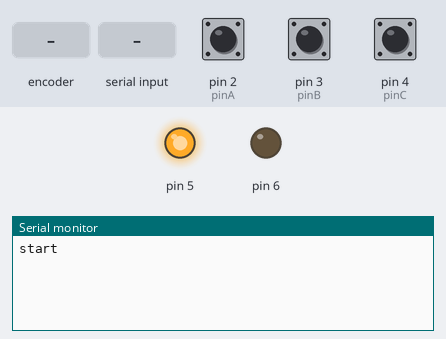
The sketch below on a simulated Arduino Uno, built with avr-gcc and run on an emulated ATmega328P. Parts: output pins drawn as LEDs (lit = HIGH), the last lines printed to the serial monitor. The test bench sets the inputs (shaded band); at power-on: pin 4 (pinC) HIGH, pin 2 (pinA) HIGH, pin 3 (pinB) HIGH.

Above: at 1.3 s.
1.4 s: rotary encoder on pin 2 (pinA) / pin 3 (pinB) turned 1 step (first pin leading)
At 2.5 s:
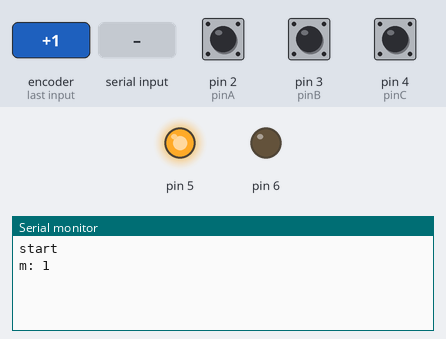
3.1 s: pin 4 (pinC) pulled LOW for 0.15 s
At 3.5 s:
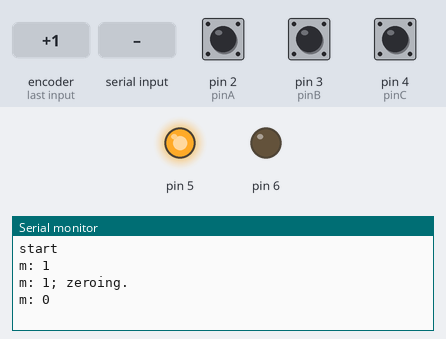
4.7 s: "v" received over Serial
At 6.6 s:
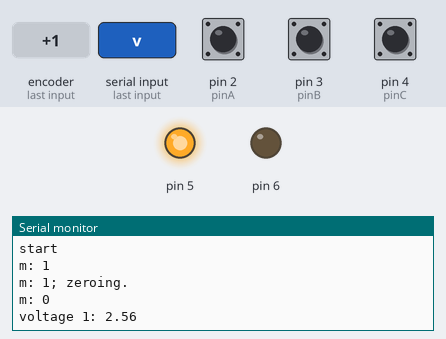
7.2 s: "1" received over Serial
At 9.7 s:
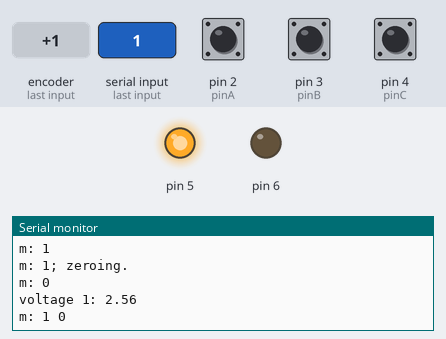

The sketch:

rotary_encoder.ino
```cpp
#include "rotary_encoder.h"

#define DEBUG_ENCODER_STATE false

const int pinA = 2;
const int pinB = 3;
const int pinC = 4;

int movement = 0;
int rotation_state = 37;

bool pressed = false;

RotaryEncoder* encoder;

void setup() {
  Serial.begin(115200);
  delay(100);
  Serial.println("start");

  encoder = new RotaryEncoder(pinA, pinB, pinC);
  pinMode(5, OUTPUT);
  digitalWrite(5, HIGH);
  pinMode(6, OUTPUT);
  digitalWrite(6, LOW);

}

void loop() {
  encoder->update();
  if (DEBUG_ENCODER_STATE) {
    if (rotation_state != encoder->rotation_state()) {
      rotation_state = encoder->rotation_state();
      Serial.println("s: " + String(rotation_state));
    }
  }

  if (movement != encoder->movement()) {
    movement = encoder->movement();
    Serial.println("m: " + String(movement));
  }

  if (encoder->is_pressed() != pressed) {
    if (encoder->is_pressed()) {
      PrintAndZero();
    }
    pressed = encoder->is_pressed();
  }

  // If there's serial input, print the encoder movement.
  if (Serial.available()) {
    String command = Serial.readString();
    if (command.length() && command[0] == 'v') {
      Serial.println("voltage 1: " + String(analogRead(A0) / 200.0));
    }// Zero the encoder if the input begins with 'z'.
    else if (command.length() && command[0] == 'z') {
      PrintAndZero();
    } else
      Serial.println("m: " + command + " " + String(encoder->movement()));
  }
}

// Print movement and zero encoder.
void PrintAndZero() {
  if (not encoder->movement()) { return; }

  Serial.println("m: " + String(encoder->movement()) + "; zeroing.");
  encoder->zero();
}
```

rotary_encoder.cpp
```cpp
      #include "rotary_encoder.h"

#include <Arduino.h>

RotaryEncoder::RotaryEncoder(int pinA, int pinB, int pinC) {
  pinA_ = pinA;
  pinB_ = pinB;
  pinC_ = pinC;

  rotationState_ = UNKNOWN;
  movement_ = 0;

  pinMode(pinA_, INPUT_PULLUP);
  pinMode(pinB_, INPUT_PULLUP);
  pinMode(pinC_, INPUT_PULLUP);

  update();
}

void RotaryEncoder::zero() {
  movement_ = 0;
  rotationState_ = UNKNOWN;
  update();
}

void RotaryEncoder::update() {
  bool stateA = digitalRead(pinA_);
  bool stateB = digitalRead(pinB_);

  // in detent (1, 1)
  if (stateA and stateB) {
    if (rotationState_ == LEFT_3) {
      movement_--;
    } else if (rotationState_ == RIGHT_3) {
      movement_++;
    }
    rotationState_ = NEUTRAL;
  }

  // starting left / ending right (1, 0)
  else if (stateA and not stateB) {
    if (rotationState_ == LEFT_1 || rotationState_ == RIGHT_3) {  // nothing
    } else if (rotationState_ == NEUTRAL || rotationState_ == LEFT_2) {
      rotationState_ = LEFT_1;
    } else if (rotationState_ == RIGHT_2) {
      rotationState_ = RIGHT_3;
    } else {
      rotationState_ = UNKNOWN;
    }
  }

  // starting right / ending left (0, 1)
  else if (not stateA and stateB) {
    if (rotationState_ == RIGHT_1 || rotationState_ == LEFT_3) {  // nothing
    } else if (rotationState_ == NEUTRAL || rotationState_ == RIGHT_2) {
      rotationState_ = RIGHT_1;
    } else if (rotationState_ == LEFT_2) {
      rotationState_ = LEFT_3;
    } else {
      rotationState_ = UNKNOWN;
    }
  }

  // mid-movement; opposite detent (0, 0)
  else {
    if (rotationState_ == LEFT_2 || rotationState_ == RIGHT_2) {  // nothing
    } else if (rotationState_ == LEFT_1 || rotationState_ == LEFT_3) {
      rotationState_ = LEFT_2;
    } else if (rotationState_ == RIGHT_1 || rotationState_ == RIGHT_3) {
      rotationState_ = RIGHT_2;
    } else {
      rotationState_ = UNKNOWN;
    }
  }
}

bool RotaryEncoder::is_pressed() const {
  return not digitalRead(pinC_);
}

int RotaryEncoder::rotation_state() {
  return rotationState_;
}
```

rotary_encoder.h
```cpp
#pragma once

// Tracks dial movement and push-button state in a rotary encoder.
class RotaryEncoder {
public:
  // pinA, pinB: dial rotation; pinC: push-button
  RotaryEncoder(int pinA, int pinB, int pinC);

  // Track dial state; must be called by client in loop().
  void update();

  // Net count of detent movements left (-) or right (+) dial has moved
  // since encoder was zeroed.
  int movement() const {
    return movement_;
  }

  bool in_detent() const {
    return rotationState_ == NEUTRAL;
  }

  // Reset movement.
  void zero();

  // Report if the push-button is pressed.
  bool is_pressed() const;

  int rotation_state();

private:
  // RotationState tracks whether the dial is making a left or right movement
  // and where it is in that movement.
  enum RotationState {  // [(last RotationState, pin B, pin B)]
    NEUTRAL,            // 0: (*, 1, 1)
    LEFT_1,             // 1: ({NEUTRAL, LEFT_2}, 1, 0)
    LEFT_2,             // 2: ({LEFT_1, LEFT_3}, 0, 0)
    LEFT_3,             // 3: (LEFT_2, 0, 1)
    RIGHT_1,            // 4: ({NEUTRAL, RIGHT_2}, 0, 1)
    RIGHT_2,            // 5: ({RIGHT_1, RIGHT_3}, 0, 0)
    RIGHT_3,            // 6: (RIGHT_2, 1, 0)
    UNKNOWN,            // 7: any other condition

  };
  RotationState rotationState_;

  // Store movement count.
  long movement_;

  // Pins A & B encode rotation. Both are HIGH in detent.
  int pinA_, pinB_;

  // Pin C encodes if push-button is in detent (HIGH) or being pressed (LOW).
  int pinC_;
};
```

Measured:
- after the input at 1.4 s, the serial monitor: prints a new line after 0.08 s (image 1)
- after the input at 3.1 s, the serial monitor: prints a new line at once (image 2)
- after the input at 4.7 s, the serial monitor: prints a new line after 1.0 s (image 3)
- after the input at 7.2 s, the serial monitor: prints a new line after 1.0 s (image 4)
